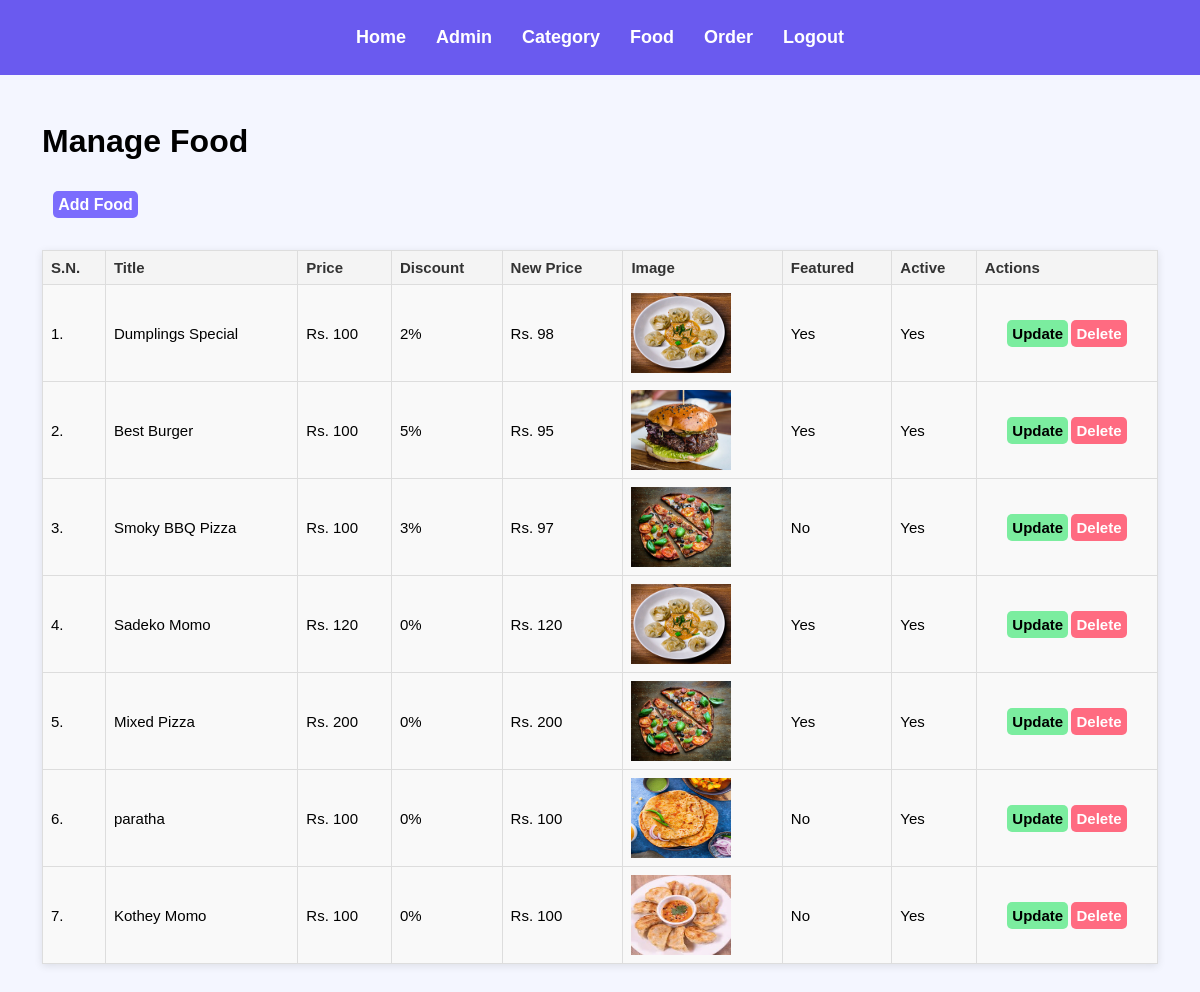
The app's page /admin/manage-food.php (signed in), older data.
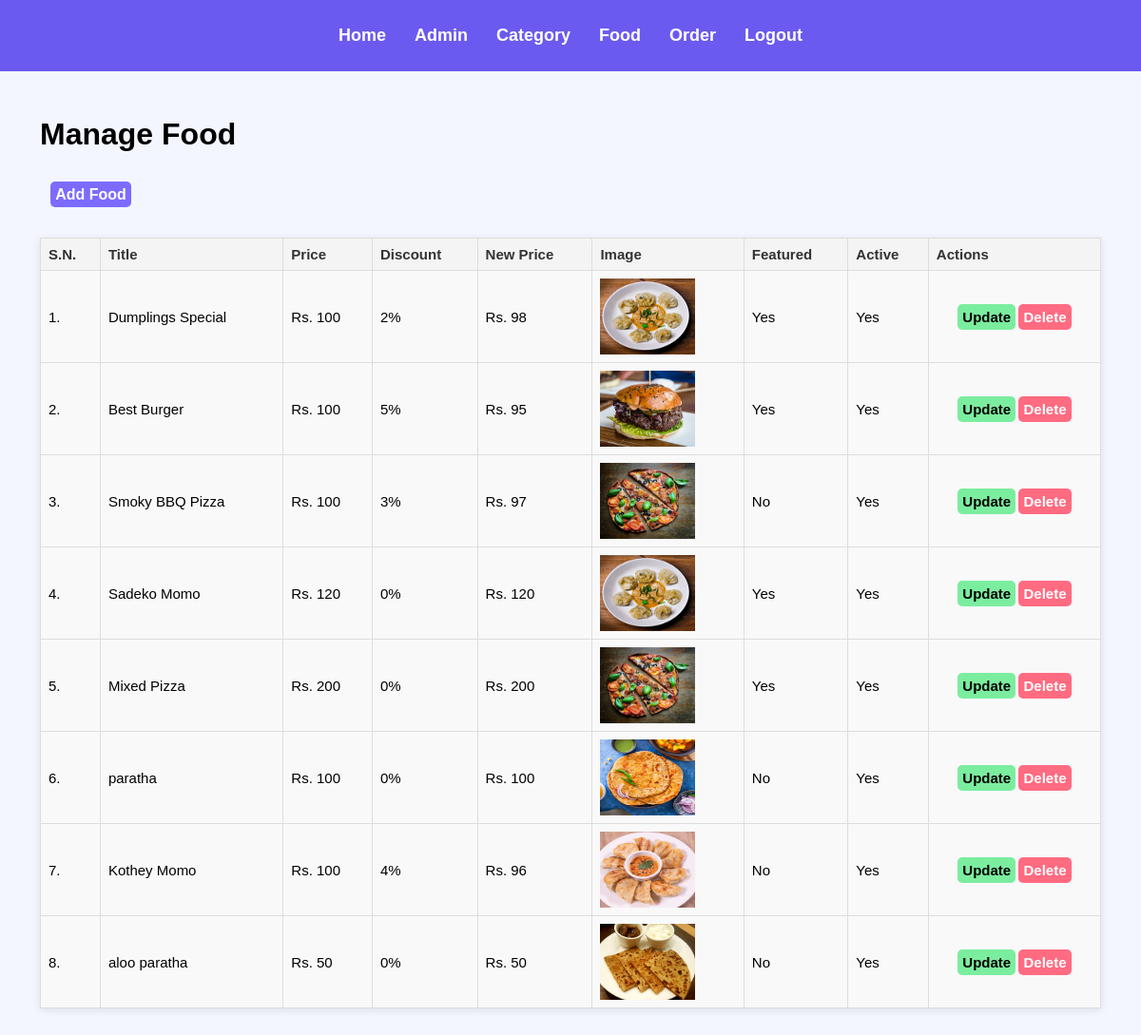
The same page, newer data.
### tables this page shows
CREATE TABLE `tbl_food` (
  `id` int(10) UNSIGNED NOT NULL,
  `title` varchar(100) NOT NULL,
  `description` text NOT NULL,
  `price` int(10) NOT NULL,
  `discount` int(10) NOT NULL,
  `new_price` int(10) NOT NULL,
  `image_name` varchar(255) NOT NULL,
  `category_id` int(10) UNSIGNED NOT NULL,
  `featured` varchar(10) NOT NULL,
  `active` varchar(10) NOT NULL
);

### admin/manage-food.php (the view, shortened to what this page needs)
<?php include('partials/menu.php'); ?>
<div class="main">
    <div class="container">
        <h1>Manage Food</h1>
        <br /><br />
        <a href="<?php echo SITEURL; ?>admin/add-food.php" class="btn-primary">Add Food</a>
        <br /><br /><br />
        <table class="tbl-full">
            <tr>
                <th>S.N.</th>
                <th>Title</th>
                <th>Price</th>
                <th>Discount</th>
                <th>New Price</th>
                <th>Image</th>
                <th>Featured</th>
                <th>Active</th>
                <th>Actions</th>
            </tr>
            <?php
            $sql = "SELECT * FROM tbl_food";
            $res = mysqli_query($conn, $sql);
            $count = mysqli_num_rows($res);
            $sn = 1;
            if ($count > 0) {
                while ($row = mysqli_fetch_assoc($res)) {
                    $id = $row['id'];
                    $title = $row['title'];
                    $price = $row['price'];
                    $discount = $row['discount'];
                    $new_price = $row['new_price'];
                    $image_name = $row['image_name'];
                    $featured = $row['featured'];
                    $active = $row['active'];
            ?>
                    <tr>
                        <td><?php echo $sn++; ?>. </td>
                        <td><?php echo $title; ?></td>
                        <td>Rs. <?php echo $price; ?></td>
                        <td><?php echo $discount; ?>%</td>
                        <td>Rs. <?php echo $new_price; ?></td>
                        <td>
                            <?php
                            if ($image_name == "") {
                                echo "<div class='error'>Image not Added.</div>";
                            } else {
                            ?>
                                <img src="<?php echo SITEURL; ?>images/food/<?php echo $image_name; ?>" class="img">
                            <?php
                            }
                            ?>
                        </td>
                        <td><?php echo $featured; ?></td>
                        <td><?php echo $active; ?></td>
                        <td>
                            <span class="adjust">
                                <a href="<?php echo SITEURL; ?>admin/update-food.php?id=<?php echo $id; ?>" class="btn-secondary">Update</a>
                                <a href="<?php echo SITEURL; ?>admin/delete-food.php?id=<?php echo $id; ?>&image_name=<?php echo $image_name; ?>" class="btn-danger">Delete</a>
                            </span>
                        </td>
                    </tr>
            <?php
                }
            } else {
                echo "<tr> <td colspan='7' class='error'> Food not Added Yet. </td> </tr>";
            }
            ?>
        </table>
    </div>
</div>

### admin/partials/menu.php (shortened to what this page needs)
<html>
<head>
    <link rel="stylesheet" href="../css/admin.css">
</head>
<body>
    <div class="menu text-center">
        <div class="container">
            <ul>
                <li><a href="index.php">Home</a></li>
                <li><a href="manage-admin.php">Admin</a></li>
                <li><a href="manage-category.php">Category</a></li>
                <li><a href="manage-food.php">Food</a></li>
                <li><a href="manage-order.php">Order</a></li>
                <li><a href="logout.php">Logout</a></li>
            </ul>
        </div>
    </div>

### css/admin.css (style rules this page uses)
* { margin: 0; padding: 0; font-family: Arial, Helvetica, sans-serif; }
.container { padding: 1%; width: 93%; margin: 0 auto; }
.text-center { text-align: center; }
.tbl-full { width: 100%; border-collapse: collapse; background-color: #f9f9f9; box-shadow: 0 2px 8px rgba(0, 0, 0, 0.1); }
.tbl-full th, .tbl-full td { border: 1px solid #ddd; padding: 8px; text-align: left; font-size: 15px; }
.tbl-full th { background-color: #f4f4f4; color: #333; font-weight: bold; }
.btn-primary { margin: 2% 1%; background-color: #7b6cfd; padding: 5px; color: white; text-decoration: none; font-weight: bold; border-radius: 5px; }
.btn-secondary { margin: 2% 1%; background-color: #7bed9f; padding: 5px; color: black; text-decoration: none; font-weight: bold; border-radius: 5px; }
.btn-danger { margin: 2% 1%; background-color: #ff6b81; padding: 5px; color: white; text-decoration: none; font-weight: bold; border-radius: 5px; }
.menu { background: #6a5aef; padding: 10px 0; }
.menu .container { display: flex; justify-content: center; align-items: center; }
.menu ul { list-style: none; display: flex; flex-wrap: wrap; justify-content: center; }
.menu ul li { margin: 5px 15px; }
.menu ul li a { text-decoration: none; font-weight: bold; color: #ffffff; font-size: 18px; transition: color 0.3s ease; }
.main { background-color: #f1f4ffc4; padding: 3% 0; }
.img { width:100px; height:80px; }
.adjust { display: flex; justify-content: center; align-items: center; flex-wrap: wrap; }

Row changes from the older to the newer data that the page shows:
changed tbl_food "Kothey Momo": discount "0" → "4"; new_price "100" → "96"
added tbl_food: title "aloo paratha", price "50", discount "0", new_price "50", image_name (picture), featured "No", active "Yes"
